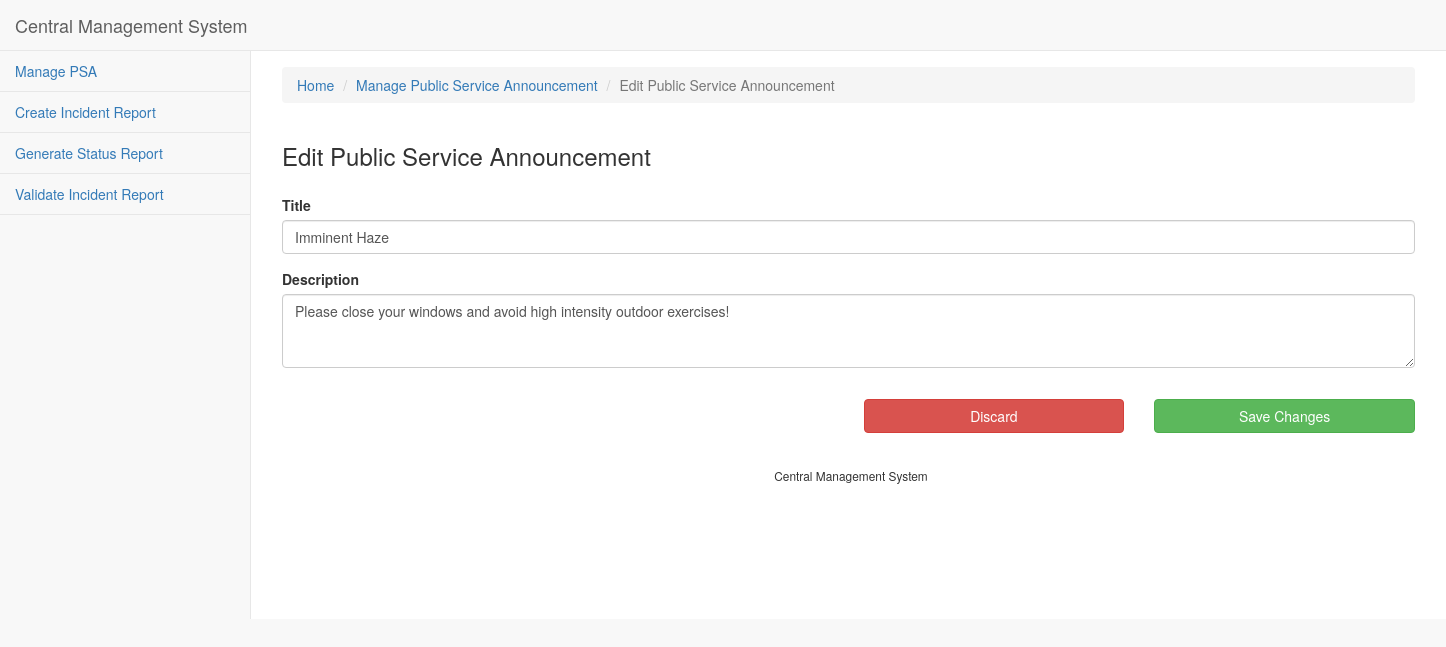
The app's page /edit_publicserviceannouncement/1, older data.
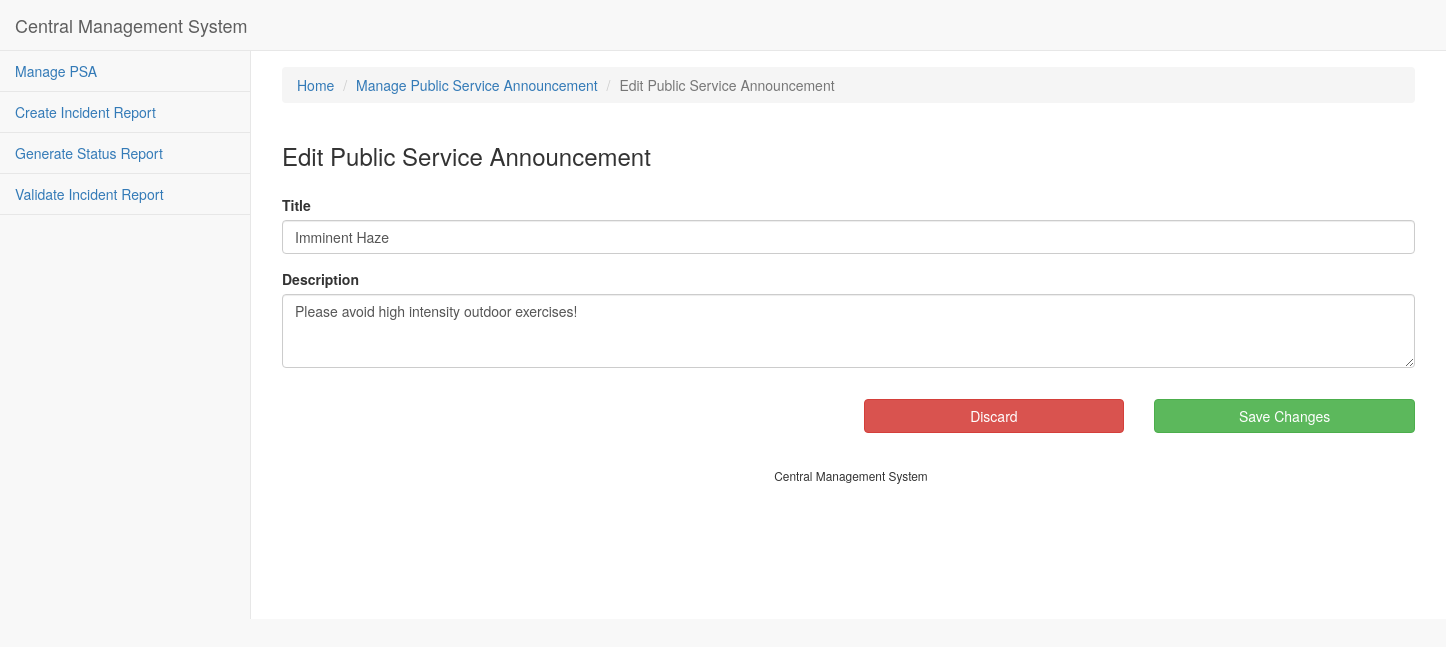
The same page, newer data.
### scse_cz3003_2018_s1_cms_app/models.py (models this page shows)
class PublicServiceAnnouncement(models.Model):
    id = models.AutoField(primary_key=True)
    title = models.CharField(max_length=128)
    description = models.TextField()
    reusable = models.BooleanField(default=False)

### scse_cz3003_2018_s1_cms_app/views.py (the view)
# urls.py: path('edit_publicserviceannouncement/<int:id>', views.edit_publicserviceannouncement
def edit_publicserviceannouncement(request, id):
    try:
        psa = PublicServiceAnnouncement.objects.get(pk=id)
    except PublicServiceAnnouncement.DoesNotExist:
        raise Http404('PublicServiceAnnouncement not found')
    return render(request, 'publicserviceannouncement/edit_publicserviceannouncement.html',
                  {
                      'page_name': "Edit Public Service Announcement",
                      'psa': psa
                  })

### templates/publicserviceannouncement/edit_publicserviceannouncement.html (shortened to what this page needs)
{% extends 'base.html' %}
{% block page_stylesheets %}
    <link href="/static/sb_admin_2/vendor/datatables/css/jquery.dataTables.min.css" rel="stylesheet">
{% endblock page_stylesheets %}
{% block breadcrumb %}
    <li class="breadcrumb-item"><a href="/">Home</a></li>
    <li class="breadcrumb-item"><a href="/view_publicserviceannouncement">Manage Public Service Announcement</a></li>
    <li class="breadcrumb-item active">{{ page_name }}</li>
{% endblock breadcrumb %}
{% block content %}
    <div class="row">
        <div class="col-md-12">
            <h3>{{ page_name }}</h3>
        </div>
    </div>
    <form id="input-form" action="" method="post"> {% csrf_token %}
        <div class="row" style="padding-top: 16px">
            <div class="col-md-12">
                <div class="form-group">
                    <label for="title">Title</label>
                    <input id="title" class="form-control" value="{{ psa.title }}">
                </div>
                <div class="form-group">
                    <label for="description">Description</label>
                    <textarea id="description" class="form-control" rows="3">{{ psa.description }}</textarea>
                </div>
            </div>
        </div>
        <div class="row">
            <div class="col-md-offset-6 col-md-3" style="padding-top: 16px">
                <button class="btn btn-danger btn-block" onclick="window.history.go(-1); return false;">
                    Discard
                </button>
            </div>
            <div class="col-md-3" style="padding-top: 16px">
                <button class="btn btn-success btn-block" onclick="return submitForm();">
                    Save Changes
                </button>
            </div>
        </div>
    </form>
{% endblock content %}

Row changes from the older to the newer data that the page shows:
changed PublicServiceAnnouncement "Imminent Haze": description "Please close your windows and avoid high intensity outdoor exercises!" → "Please avoid high intensity outdoor exercises!"
